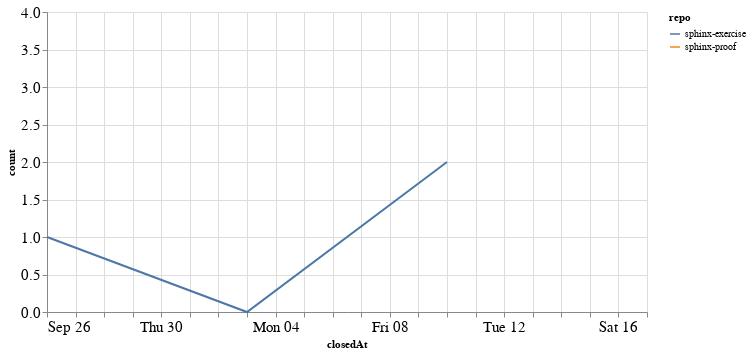

Notebook source saved alongside this figure:
### Code cell
closed_by_time = closed_by.groupby('repo').resample('W', on='closedAt').count()['author'].reset_index()
closed_by_time = closed_by_time.rename(columns={'author': 'count'})

alt.Chart(closed_by_time, width=600).mark_line().encode(
    x='closedAt',
    y='count',
    color='repo',
    tooltip="repo"
)

### Figure 1 — Vega-Lite specification as saved in the notebook (floating-point values rounded to 4 significant figures)
{"config": {"axisLeft": {"labelFontSize": 15}, "axisBottom": {"labelFontSize": 15}}, "data": {"name": "data-99a053a6d61660b4540c9d0a06010d23"}, "mark": "line", "encoding": {"color": {"type": "nominal", "field": "repo"}, "tooltip": {"type": "nominal", "field": "repo"}, "x": {"type": "temporal", "field": "closedAt"}, "y": {"type": "quantitative", "field": "count"}}, "width": 600, "$schema": "https://vega.github.io/schema/vega-lite/v4.8.1.json", "datasets": {"data-99a053a6d61660b4540c9d0a06010d23": [{"repo": "sphinx-exercise", "closedAt": "2021-09-26T00:00:00", "count": 1}, {"repo": "sphinx-exercise", "closedAt": "2021-10-03T00:00:00", "count": 0}, {"repo": "sphinx-exercise", "closedAt": "2021-10-10T00:00:00", "count": 2}, {"repo": "sphinx-proof", "closedAt": "2021-10-17T00:00:00", "count": 4}]}}
